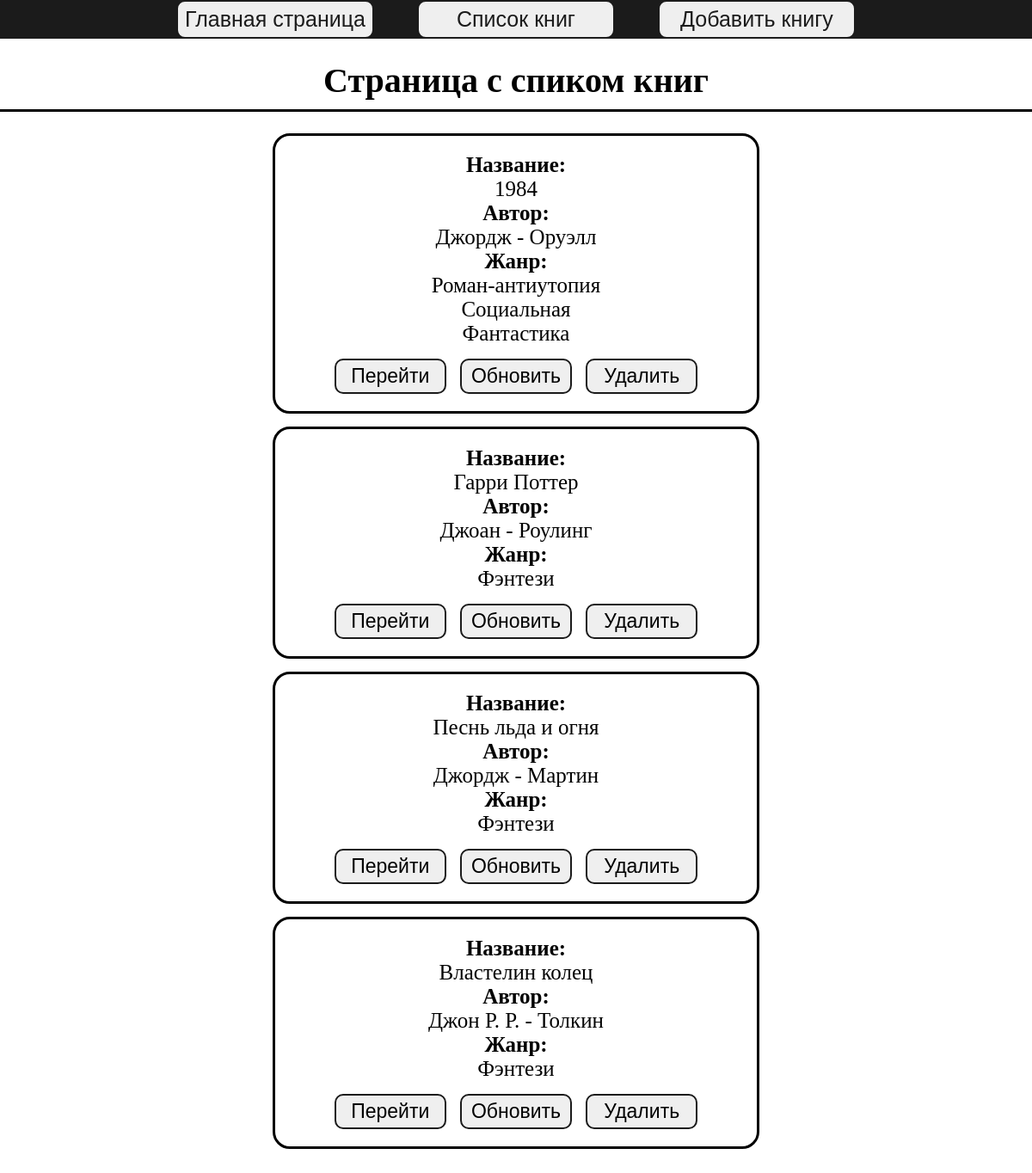
/list-book/, run on the app's committed database.
### book_app/models.py (models this page shows, shortened)
class Book(models.Model):
    title = models.CharField(max_length=255, blank=False)
    slug = models.SlugField(max_length=255, unique=True, blank=False)
    author = models.ForeignKey(Author, on_delete=models.CASCADE, blank=False)
    release = models.DateField(blank=False)
    genre = models.ManyToManyField(Genre, blank=False)
    CHOICE_RATING = [
        ('1', '1'),
        ('2', '2'),
        ('3', '3'),
        ('4', '4'),
        ('5', '5'),
        ('6', '6'),
        ('7', '7'),
        ('8', '8'),
        ('9', '9'),
        ('10', '10'),
    ]
    rating = models.IntegerField(blank=False,
                                 validators=[MaxValueValidator(10),
                                             MinValueValidator(1)])
    views = models.PositiveIntegerField(default=0,
                                        auto_created=True)

class Author(models.Model):
    name = models.CharField(max_length=255)
    surname = models.CharField(max_length=255)
    def __str__(self):
        return f"{self.name} - {self.surname}"

class Genre(models.Model):
    title = models.CharField(max_length=255,
                             unique=True)
    def __str__(self):
        return self.title

### book_app/views.py (the view)
# urls.py: path('list-book/', ListBookPage.as_view(), name='list_book'),
class ListBookPage(ListView):
    model = Book
    template_name = 'book_app/list_book.html'
    context_object_name = 'books'

### book_app/templates/book_app/list_book.html (shortened to what this page needs)
{% extends 'book_app/base.html' %}
{% block content %}
    <h1>Страница с спиком книг</h1>
    <div class="block">
        {% for book in books %}
            <div class="element">
                <p><b>Название:</b><br> {{ book.title }}</p>
                <p><b>Автор:</b><br> {{ book.author }}</p>
                <p><b>Жанр:</b><br> {% for genre in book.genre.all %}{{ genre }}<br>{% endfor %}</p>
                <a href="{% url 'detail_book' book.slug %}"><button class="btn">Перейти</button></a>
                <a href="{% url 'update_book' book.slug %}"><button class="btn">Обновить</button></a>
                <a href="{% url 'delete_book' book.slug %}"><button class="btn">Удалить</button></a>
            </div>
        {% endfor %}
    </div>
{% endblock content %}

### book_app/templates/book_app/base.html (shortened to what this page needs)
{% load static %}
<!DOCTYPE html>
<html lang="en">
<head>
    <link rel="stylesheet" href="{% static 'book_app/css/style.css' %}">
</head>
<body>
    {% block navbar_one %}
        <div class="navbar">
            <a href="{% url 'start_page' %}"><button  class="nav_btn">Главная страница</button></a>
            <a href="{% url 'list_book' %}"><button  class="nav_btn">Список книг</button></a>
            <a href="{% url 'add_book' %}"><button  class="nav_btn">Добавить книгу</button></a>
        </div>
    {% endblock navbar_one %}
    {% block content %}
    {% endblock content %}
</body>
</html>

### book_app/static/book_app/css/style.css (style rules this page uses)
* { margin: 0; text-align: center; }
.navbar { margin: auto; display: flex; justify-content: center; background-color: rgb(27, 27, 27); }
.nav_btn { margin: 0 25px; padding: 6px 0; width: 230px; font-size: 25px; color: rgb(27, 27, 27); border: 2px rgb(27, 27, 27) solid; border-radius: 10px; }
h1 { font-size: 40px; margin-top: 25px; }
.block { margin: auto; margin-top: 10px; padding: 25px; border-top: 3px solid; border-bottom: 3px solid; font-size: 32px; display: grid; grid-template-columns: repeat(1, 1fr); }
.element { margin: auto; margin-bottom: 15px; padding: 20px 0; width: 560px; border: 3px solid; border-radius: 20px; font-size: 25px; }
.btn { margin: 15px 5px 0; padding: 5px; width: 130px; font-size: 23px; border: 2px rgb(27, 27, 27) solid; border-radius: 10px; }

### data on the page
Book: title "1984", author "Джордж - Оруэлл"
Genre: title "Роман-антиутопия"
Genre: title "Социальная"
Genre: title "Фантастика"
Book: title "Гарри Поттер", author "Джоан - Роулинг"
Genre: title "Фэнтези"
Book: title "Песнь льда и огня", author "Джордж - Мартин"
Book: title "Властелин колец", author "Джон Р. Р. - Толкин"
